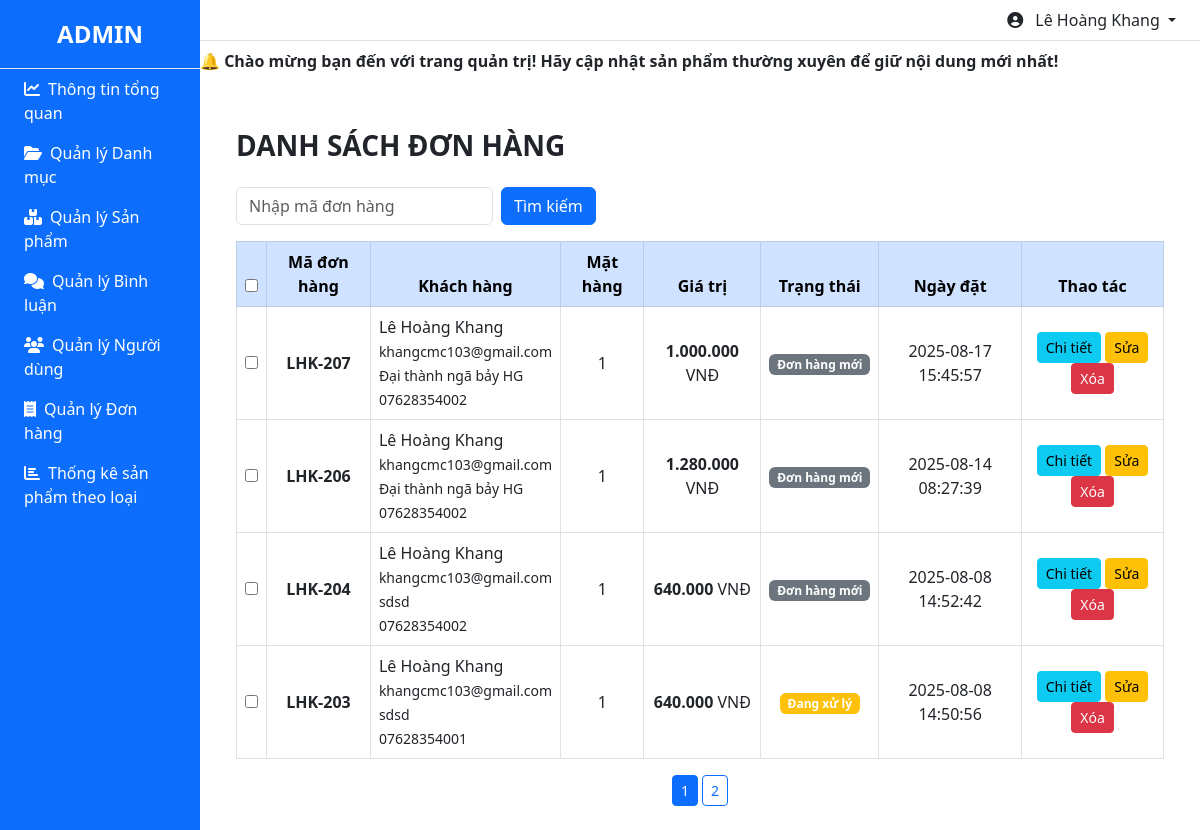
The page /admin/index.php?act=listdonhang (signed in) on the database its author committed.
### tables this page shows
CREATE TABLE `bill` (
  `id` int(11) NOT NULL,
  `iduser` int(11) DEFAULT 0,
  `bill_name` varchar(255) DEFAULT NULL,
  `bill_address` varchar(255) DEFAULT NULL,
  `bill_tel` varchar(50) DEFAULT NULL,
  `bill_email` varchar(100) DEFAULT NULL,
  `bill_pttt` tinyint(1) DEFAULT 1 COMMENT '1: tiền mặt, 2: chuyển khoản, 3: Ship COD',
  `ngaydathang` varchar(50) DEFAULT NULL,
  `total` int(11) DEFAULT 0,
  `bill_status` tinyint(1) DEFAULT 0 COMMENT '0: Hàng mới, 1: Đang chờ, 2: Đang giao hàng, 3: Đã giao hàng'
);

### model/pdo.php (called while the page is built, shortened)
<?php
function pdo_get_connection()
{
    $dburl = "mysql:host=localhost;dbname=webbanbia;charset=utf8";
    $username = 'root';
    $password = '';
    $conn = new PDO($dburl, $username, $password);
    $conn->setAttribute(PDO::ATTR_ERRMODE, PDO::ERRMODE_EXCEPTION);
    return $conn;
}
function pdo_query($sql)
{
    $sql_args = array_slice(func_get_args(), 1);
    try {
        $conn = pdo_get_connection();
        $stmt = $conn->prepare($sql);
        $stmt->execute($sql_args);
        $rows = $stmt->fetchAll();
        return $rows;
    } catch (PDOException $e) {
        throw $e;
    } finally {
        unset($conn);
    }
}
function pdo_query_value($sql)
{
    $sql_args = array_slice(func_get_args(), 1);
    try {
        $conn = pdo_get_connection();
        $stmt = $conn->prepare($sql);
        $stmt->execute($sql_args);
        $row = $stmt->fetch(PDO::FETCH_ASSOC);
        return array_values($row)[0];
    } catch (PDOException $e) {
        throw $e;
    } finally {
        unset($conn);
    }
}

### model/bill.php (called while the page is built, shortened)
<?php
function xulydonhang($n)
{
    switch ($n) {
        case '0':
            return "Đơn hàng mới";
        case '1':
            return "Đang xử lý";
    }
}
function loadall_diemsoluong($idbill)
{
    $sql = "SELECT * FROM cart WHERE idbill = $idbill";
    $bill = pdo_query($sql);
    return sizeof($bill);
}
function loadall_bill_phantrangdonhangadmin($start, $limit)
{
    $sql = "SELECT * FROM bill ORDER BY id DESC LIMIT $start, $limit";
    return pdo_query($sql);
}
function count_donhang()
{
    $sql = "SELECT COUNT(*) FROM bill";
    return pdo_query_value($sql);
}

### admin/donhang/listdonhang.php (the view, shortened to what this page needs)
<link href="https://cdn.jsdelivr.net/npm/bootstrap@5.3.0/dist/css/bootstrap.min.css" rel="stylesheet">
<link rel="stylesheet" href="https://cdnjs.cloudflare.com/ajax/libs/jquery-toast-plugin/1.3.2/jquery.toast.min.css" />
<div class="container mt-4">
    <div class="d-flex justify-content-between align-items-center mb-3">
        <h3 class="text-uppercase fw-bold">Danh sách đơn hàng</h3>
    </div>
    <form action="index.php?act=listdonhang" method="post" class="row g-2 mb-3">
        <div class="col-auto">
            <input type="text" name="kyw" class="form-control" placeholder="Nhập mã đơn hàng">
        </div>
        <div class="col-auto">
            <button type="submit" name="listok" class="btn btn-primary">Tìm kiếm</button>
        </div>
    </form>
    <div class="table-responsive">
        <table class="table table-bordered table-hover text-center align-middle">
            <thead class="table-primary">
                <tr>
                    <th><input type="checkbox" id="checkAll"></th>
                    <th>Mã đơn hàng</th>
                    <th>Khách hàng</th>
                    <th>Mặt hàng </th>
                    <th>Giá trị</th>
                    <th>Trạng thái</th>
                    <th>Ngày đặt</th>
                    <th>Thao tác</th>
                </tr>
            </thead>
            <tbody>
                <?php foreach ($listdonhang as $bill):
                    extract($bill);
                    $kh = $bill['bill_name'] . '<br><small>' . $bill['bill_email'] . '</small><br><small>' . $bill['bill_address'] . '</small><br><small>' . $bill['bill_tel'] . '</small>';
                    $ttdh = xulydonhang($bill['bill_status']);
                    $countsp = loadall_diemsoluong($bill['id']);
                    switch ($bill['bill_status']) {
                        case 0:
                            $badgeClass = 'secondary';
                            break;
                        case 1:
                            $badgeClass = 'warning';
                            break;
                    }
                ?>
                    <tr>
                        <td><input type="checkbox" name="chon[]" value="<?= $bill['id'] ?>"></td>
                        <td><strong>LHK-<?= $bill['id'] ?></strong></td>
                        <td class="text-start"><?= $kh ?></td>
                        <td><?= $countsp ?></td>
                        <td><strong><?= number_format($bill['total'], 0, ',', '.') ?></strong> VNĐ</td>
                        <td><span class="badge bg-<?= $badgeClass ?>"><?= $ttdh ?></span></td>
                        <td><?= $bill['ngaydathang'] ?></td>
                        <td>
                            <a href="index.php?act=chitietdonhangadmin&id=<?= $id ?>" class="btn btn-info btn-sm">Chi tiết</a>
                            <a href="index.php?act=suadonhang&id=<?= $bill['id'] ?>" class="btn btn-warning btn-sm">Sửa</a>
                            <a href="index.php?act=xoadonhang&id=<?= $bill['id'] ?>" onclick="return confirm('Bạn có chắc chắn xóa đơn hàng LHK- <?= $bill['id'] ?> không?');" class="btn btn-danger btn-sm">Xóa</a>
                        </td>
                    </tr>
                <?php endforeach; ?>
            </tbody>
        </table>
        <div class="text-center mt-3">
            <?php for ($i = 1; $i <= $total_pages; $i++): ?>
                <a href="index.php?act=listdonhang&page=<?= $i ?>" class="btn btn-sm <?= ($i == $page) ? 'btn-primary' : 'btn-outline-primary' ?>">
                    <?= $i ?>
                </a>
            <?php endfor; ?>
        </div>
    </div>
</div>

### rows shown on the page
bill: id "207", bill_name "Lê Hoàng Khang", bill_email "khangcmc103@gmail.com", bill_address "Đại thành ngã bảy HG", bill_tel "07628354002", countsp "1", total "1.000.000", bill_status "Đơn hàng mới", ngaydathang "2025-08-17 15:45:57"
bill: id "206", bill_name "Lê Hoàng Khang", bill_email "khangcmc103@gmail.com", bill_address "Đại thành ngã bảy HG", bill_tel "07628354002", countsp "1", total "1.280.000", bill_status "Đơn hàng mới", ngaydathang "2025-08-14 08:27:39"
bill: id "204", bill_name "Lê Hoàng Khang", bill_email "khangcmc103@gmail.com", bill_address "sdsd", bill_tel "07628354002", countsp "1", total "640.000", bill_status "Đơn hàng mới", ngaydathang "2025-08-08 14:52:42"
bill: id "203", bill_name "Lê Hoàng Khang", bill_email "khangcmc103@gmail.com", bill_address "sdsd", bill_tel "07628354001", countsp "1", total "640.000", bill_status "Đang xử lý", ngaydathang "2025-08-08 14:50:56"

### other values the page prints
$ten_nguoi_dung "Lê Hoàng Khang"
